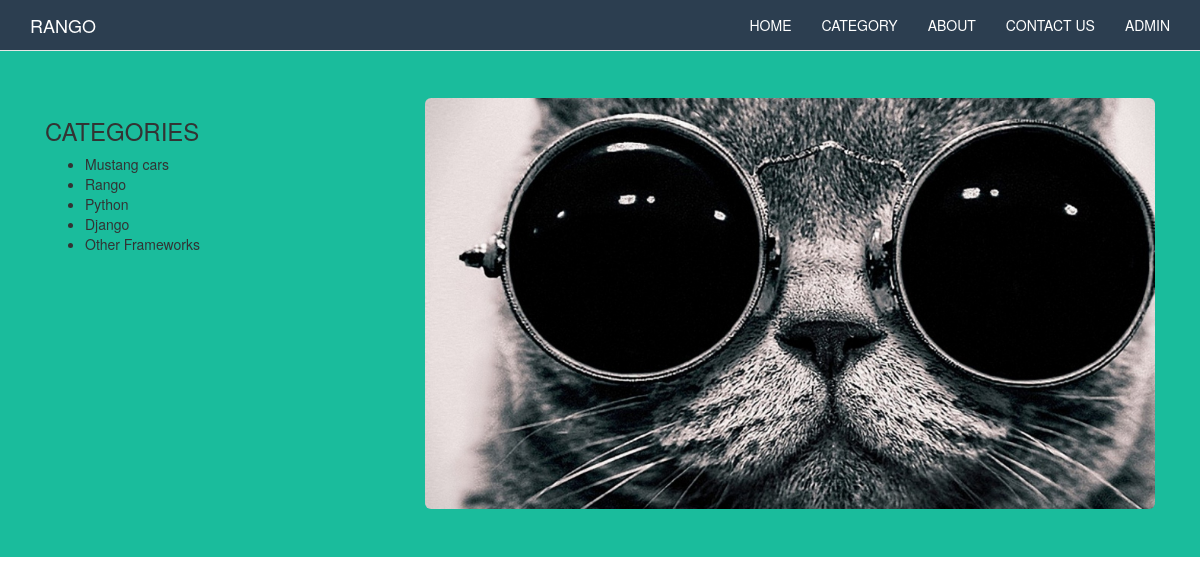
The app's page /rango/category with its own data.
### rango/models.py (models this page shows, shortened)
class Category(models.Model):
	name = models.CharField(max_length=50, unique=True)
	views = models.IntegerField(default=0)
	likes = models.IntegerField(default=0)
	slug = models.SlugField(blank=True, unique=True)
	class Meta():
		verbose_name_plural = 'Categories'

### rango/views.py (the view)
def show_category(request):
	context_dict = {}
	try:
		context_dict['category'] = Category.objects.order_by('-likes')[:5]
	except Category.DoesNotExist:
		context_dict['pages'] = None
		context_dict['category'] = None
	return render(request,'rango/category.html',context=context_dict)

### templates/rango/category.html (shortened to what this page needs)
{% load staticfiles %}
<html>
	<head>
	</head>
	{% include "rango/navbar.html" %}
	<body>
	<div class="jumbotron ">
		<div  class="container ">
			<div class="col-md-4">
			<h3>CATEGORIES</h3>
			{% if category %}
				<ul>
					{% for cat in category %}
						<li> {{ cat.name }}</li>
					{% endfor %}
				</ul>
			{% else %}
				The specified category does not exist!
			{% endif %}
			</div>
		<div class="col-md-8">
		<img src={% static "images/1.jpg" %} alt="" class="img-responsive img-rounded">
		</div>
		</div
	</div>
	</body>
</html

### static/css/custom.css (style rules this page uses)
body { padding-top: 50px; }
.jumbotron { background-color: #1ABC9C !important; }
.col-lg-1, .col-lg-10, .col-lg-11, .col-lg-12, .col-lg-2, .col-lg-3, .col-lg-4, .col-lg-5, .col-lg-6, .col-lg-7, .col-lg-8, .col-lg-9, .col-md-1, .col-md-10, .col-md-11, .col-md-12, .col-md-2, .col-md-3, .col-md-4, .col-md-5, .col-md-6, .col-md-7, .col-md-8, .col-md-9, .col-sm-1, .col-sm-10, .col-sm-11, .col-sm-12, .col-sm-2, .col-sm-3, .col-sm-4, .col-sm-5, .col-sm-6, .col-sm-7, .col-sm-8, .col-sm-9, .col-xs-1, .col-xs-10, .col-xs-11, .col-xs-12, .col-xs-2, .col-xs-3, .col-xs-4, .col-xs-5, .col-xs-6, .col-xs-7, .col-xs-8, .col-xs-9 { position: relative; min-height: 1px; padding-right: 15px; padding-left: 15px; }

### records on screen
Category: name "Mustang cars"
Category: name "Rango"
Category: name "Python"
Category: name "Django"
Category: name "Other Frameworks"
